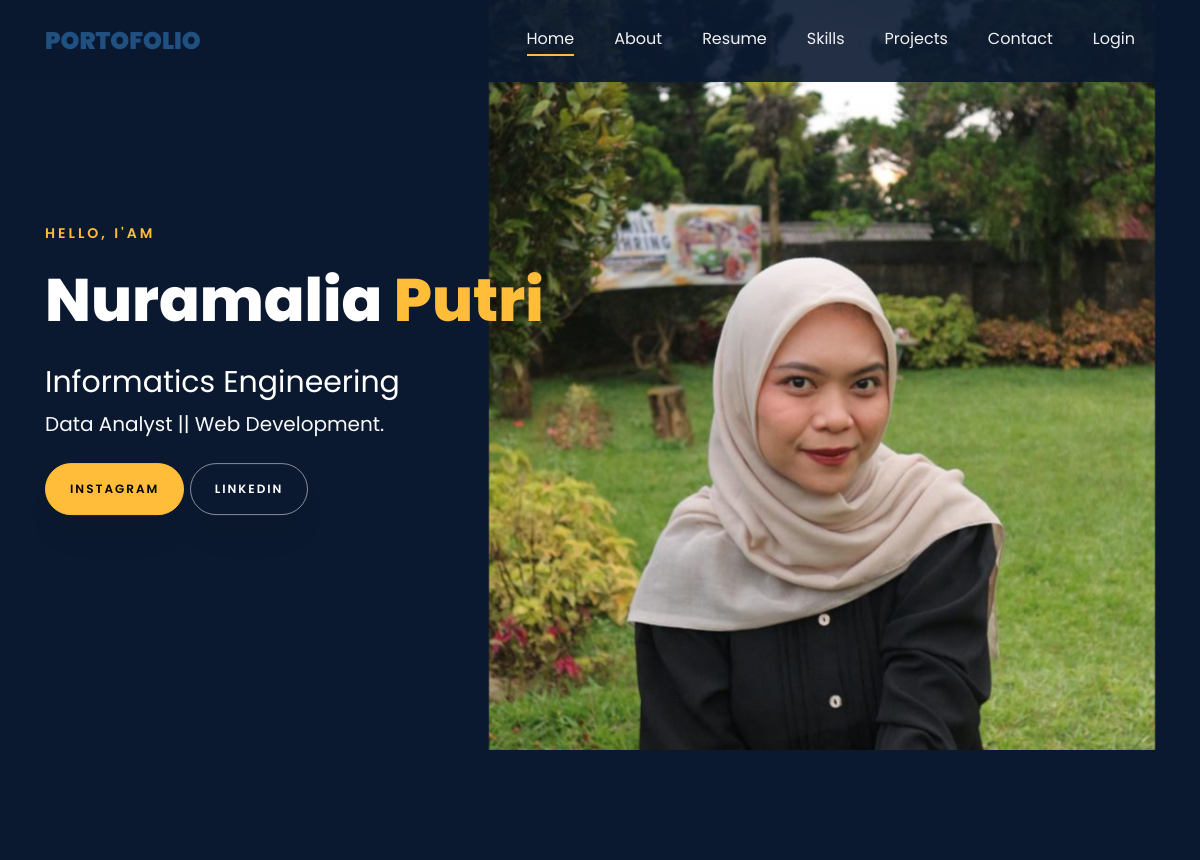
Before: / (upper part) with the older database file.
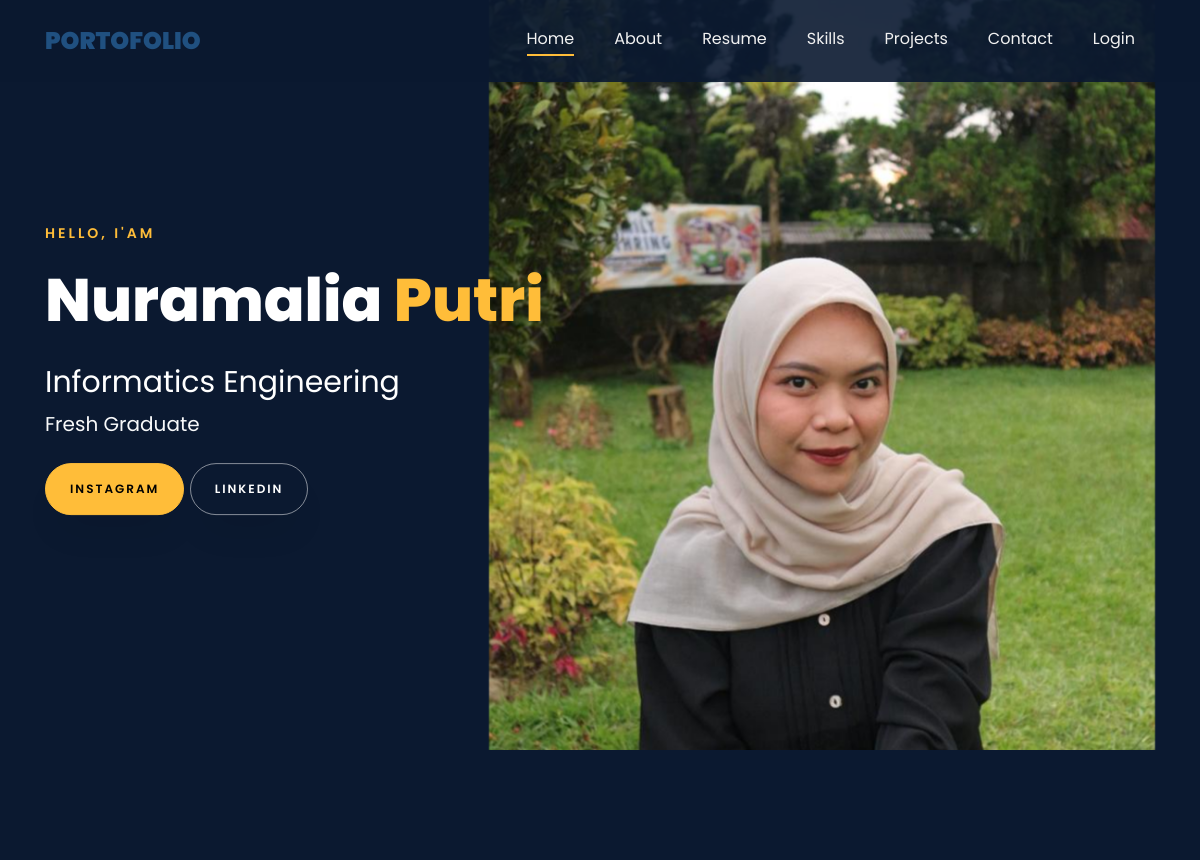
After: the same page with the newer database file.
### tables this page shows
CREATE TABLE `sliders` (
  `id` int(11) NOT NULL,
  `title` varchar(50) NOT NULL,
  `subtitle` varchar(50) NOT NULL,
  `description` text DEFAULT NULL,
  `button1_text` varchar(30) NOT NULL,
  `button1_link` varchar(50) NOT NULL,
  `button2_text` varchar(30) NOT NULL,
  `button2_link` varchar(50) NOT NULL,
  `image` varchar(100) DEFAULT NULL,
  `is_active` tinyint(1) NOT NULL DEFAULT 1,
  `created_at` timestamp NOT NULL DEFAULT current_timestamp(),
  `updated_at` timestamp NULL DEFAULT NULL ON UPDATE current_timestamp()
);

### index.php (the view, shortened to what this page needs)
<?php
include "admin/config/koneksi.php";
$q_slider = mysqli_query($conn, "SELECT * FROM sliders WHERE is_active=1 ORDER BY id DESC LIMIT 2");
$sliders = mysqli_fetch_all($q_slider, MYSQLI_ASSOC);
?>
<!DOCTYPE html>
<html lang="en">
<head>
	<link rel="stylesheet" href="css/open-iconic-bootstrap.min.css">
	<link rel="stylesheet" href="css/animate.css">
	<link rel="stylesheet" href="css/owl.carousel.min.css">
	<link rel="stylesheet" href="css/owl.theme.default.min.css">
	<link rel="stylesheet" href="css/magnific-popup.css">
	<link rel="stylesheet" href="css/aos.css">
	<link rel="stylesheet" href="css/ionicons.min.css">
	<link rel="stylesheet" href="css/flaticon.css">
	<link rel="stylesheet" href="css/icomoon.css">
	<link rel="stylesheet" href="css/style.css">
	<link rel="stylesheet" href="css/custom.css">
</head>
<body data-spy="scroll" data-target=".site-navbar-target" data-offset="300">
	<nav class="navbar navbar-expand-lg navbar-dark ftco_navbar ftco-navbar-light site-navbar-target" id="ftco-navbar">
		<div class="container">
			<a class="navbar-brand" href="index.html">Portofolio</a>
			<div class="collapse navbar-collapse" id="ftco-nav">
				<ul class="navbar-nav nav ml-auto">
					<li class="nav-item"><a href="#home-section" class="nav-link"><span>Home</span></a></li>
					<li class="nav-item"><a href="#about-section" class="nav-link"><span>About</span></a></li>
					<li class="nav-item"><a href="#resume-section" class="nav-link"><span>Resume</span></a></li>
					<li class="nav-item"><a href="#skills-section" class="nav-link"><span>Skills</span></a></li>
					<li class="nav-item"><a href="#projects-section" class="nav-link"><span>Projects</span></a></li>
					<li class="nav-item"><a href="#contact-section" class="nav-link"><span>Contact</span></a></li>
					<li class="nav-item"><a href="admin/index.php" class="nav-link"><span>Login</span></a></li>
				</ul>
			</div>
		</div>
	</nav>
	<section id="home-section" class="hero">
		<div class="home-slider  owl-carousel">
			<?php
			foreach ($sliders as $index => $v) {
				$title = explode(" ", $v['title']);
			?>
				<div class="slider-item ">
					<div class="container">
						<div class="row d-md-flex no-gutters slider-text align-items-end justify-content-end" data-scrollax-parent="true">
							<div class="one-third js-fullheight order-md-last img" style="background-image:url(admin/assets/img/<?= $v['image'] ?>);">
							</div>
							<div class="one-forth d-flex  align-items-center ftco-animate" data-scrollax=" properties: { translateY: '70%' }">
								<div class="text">
									<span class="subheading">Hello, I'am</span>
									<h1 class="mb-4 mt-3"><?= $title['0'] ?> <span><?php array_shift($title);
																					echo implode(" ", $title) ?></span></h1>
									<h2 class="mb-1"><?= $v['subtitle'] ?></h2>
									<p class="mb-4 text-light"><?= $v['description'] ?></p>
									<p><a href="<?= $v['button1_link'] ?>" class="btn btn-primary py-3 px-4"><?= $v['button1_text'] ?></a> <a href="<?= $v['button2_link'] ?>" class="btn btn-white btn-outline-white py-3 px-4"><?= $v['button2_text'] ?></a></p>
								</div>
							</div>
						</div>
					</div>
				</div>
			<?php
			}
			?>
		</div>
	</section>
	<section class="ftco-about img ftco-section ftco-no-pb" id="about-section">
	</section>
</body>
</html>

Changed rows visible on the page:
changed sliders "Nuramalia": description "Data Analyst || Web Development." → "Fresh Graduate"
